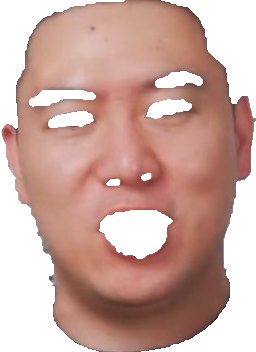
#> input picture cv_homework/4/xwg_skin.png, 256 x 352 px, found by its file name
$ python 4_1.py
#> lines starting #> are read from the running program, lines starting #| are printed output that depends on the picture; after the words box and inside, x2 and y2 are one past the last pixel; in counts of white or black regions, pixels touching at a corner belong together
### cv_homework/4/utils.py
import numpy as np
from PIL import Image
import matplotlib.pyplot as plt


def save_array_img(img: np.ndarray, filename: str) -> None:
    img = Image.fromarray(img)
    img.save(filename)


def log_img(image):
    return np.log(1 + np.abs(image))


# [4 lines left out: function normalization, not called in this run]


def draw_picture(row: int, col: int):
    r = row
    c = col
    plt.rcParams['font.sans-serif'] = ['Microsoft YaHei']
    plt.rcParams['axes.unicode_minus'] = False

    def inner(idx, pic, title, axis_on="off", cmap='gray'):
        ax = plt.subplot(r, c, idx)
        ax.set_title(title)
        ax.axis(axis_on)
        if cmap is None:
            plt.imshow(pic)
        else:
            plt.imshow(pic, cmap=cmap)
    return inner


# [58 lines left out: functions draw_scatter, draw_decision_border, not called in this run]

### cv_homework/4/4_1.py
import numpy as np
import matplotlib.pyplot as plt

from utils import draw_picture

"""
作业4：
    肤色检测
    基于色度或其它彩色属性设计一个简单的肤色检测器。
    用手机自拍一张人脸图像。
    剪切照片或另外用画笔工具拾取那些可能是肤色的像素（人脸部位）。
    对这些肤色像素计算彩色分布，如彩色直方图。
    对背景像素计算彩色分布。
    用手机再自拍一张人脸图像，试着用这两个分布函数，在新拍图像中寻找肤色区域。
https://www.icourse163.org/spoc/learn/FZU-1462424162?tid=1463209447#/learn/hw?id=1237614776
"""


class SkinDetector():
    """
    传入三通道rgb图像的肤色部分及背景部分图像，检测器学习后
    再传入完整图像进行检测
    """

    def __init__(self, hist_bins=64, threshhold_factor=0.3):
        self.h_bins = hist_bins
        # 计算直方图时将256分成几份
        self.bin_size = 256 // hist_bins
        self.skin_hist = None  # np.random.randint(0, hist_bins, size=(3, 256))
        self.bg_hist = None
        self.skin_th = None
        self.bg_th = None
        self.th_factor = threshhold_factor

    def _hist(self, img):
        # img = np.sort(img.ravel())
        # nan_idx = np.argmax(img)
        hist =  np.histogram(img.ravel(), bins=self.h_bins, range=[0, 256], density=True)
        # range: Values outside the range are ignored. 没必要特意去掉非法像素点
        return hist[0]
        # (64, )
        # 只要统计的区间概率，不需要区间
        # 用map调用该函数看不到输出

    @staticmethod
    def _preprocess(img):
        """
        rgba换成rgb(整型)，同时alpha不为1的丢弃
        """

        *rgb, a = np.dsplit(img, 4)
        rgb = np.asarray(rgb)
        rgb *= 256
        rgb = rgb.astype(np.uint8).squeeze()
        a = a.astype(np.uint8).squeeze()
        # 不进行squeeze会导致：operands could not be broadcast together with shapes (352,256,1) (3,352,256) ()
        rgb = np.where(a == 1, rgb, 666)
        # 666超出256，表示该像素丢弃，不参与计算直方图
        # 根据第三个参数的类型会影响返回值类型，若这里用NaN就会变成float64
        return rgb

    def train(self, skin_img, bg_img):
        """
        skin_img, bg_img皆为浮点rgba格式，alpha=1表示保留
        """

        rgb_chans = self._preprocess(skin_img)
        # self._hist(rgb_chans[0])
        self.skin_hist = np.asarray(list(map(self._hist, rgb_chans)))
        # self.skin_hist = np.asarray(map(self._hist, rgb_chans))
        # 这样会导致返回值shape=()，真的就是一对括号
        self.skin_th = np.max(self.skin_hist, axis=1) * self.th_factor
        # 设axis=i，则Numpy沿着第i个下标变化的方向进行操作
        rgb_chans = self._preprocess(bg_img)
        self.bg_hist = np.asarray(list(map(self._hist, rgb_chans)))
        self.bg_th = np.max(self.bg_hist, axis=1) * self.th_factor

    def run(self, img):
        img_h, img_w = img.shape[:2]
        img = img.astype(np.uint8)
        mask = np.zeros((img_h, img_w), dtype=np.uint8)
        for h in range(img_h):
            for w in range(img_w):
                f = True
                # 该像素是否属于皮肤部分
                p_bins = img[h, w, :] // self.bin_size
                # 该像素三通道分别所属的直方图区域
                skin_prop = self.skin_hist[np.arange(3), p_bins]
                bg_prop = self.bg_hist[np.arange(3), p_bins]
                f = f and np.alltrue(skin_prop > self.skin_th)
                # 该像素三通道分别对应各自直方图的比例
                f = f and np.alltrue(bg_prop < self.bg_th)
                f = f and np.alltrue(skin_prop > bg_prop)
                mask[h, w] = 255 if f else 0
        return mask, np.expand_dims(mask, axis=2)&img
        # (h, w) -> (h, w, 1) 才能合 (h, w, 3) 运算
        # np.bitwise_and(mask, img)


def main():
    detector = SkinDetector(32, 0.29)
    # 这图背景较易区分，故可设hist_bins更低有助于选择更多的人脸部分
    skin = plt.imread('./4/xwg_skin.png')
#> skin is the input picture: shape (352, 256, 4) float32; mean R, G, B, A 0.602, 0.446, 0.413, 0.687
    bg = plt.imread('./4/xwg_bg.png')
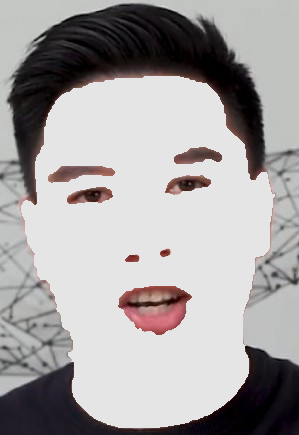
#> input picture cv_homework/4/xwg_bg.png, 299 x 435 px, found by its file name
#> bg is the input picture: shape (435, 299, 4) float32; mean R, G, B, A 0.651, 0.638, 0.638, 1
    detector.train(skin, bg)
#> in _preprocess, `*rgb, a = np.dsplit(img, 4)`:
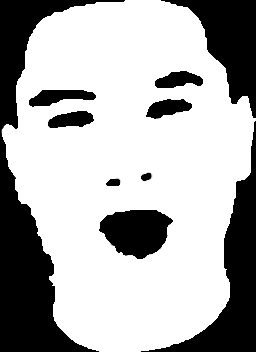
#> a: shape (352, 256, 1) float32; min 0, max 1, mean 0.687
#> in _preprocess, `*rgb, a = np.dsplit(img, 4)`: rgb = 3 items
#> in _preprocess, `a = a.astype(np.uint8).squeeze()`:
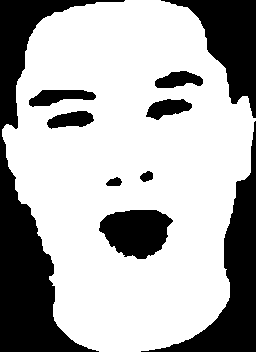
#> a: shape (352, 256); values 0 (black) and 1 (white), 68.5% white; 10 black regions, largest, box (x1, y1, x2, y2) and area: (0, 0, 125, 352) 12232, (141, 121, 256, 352) 6261, (161, 0, 256, 118) 4628
#> in train, `self.skin_th = np.max(self.skin_hist, axis=1) * self.th_factor`: self.skin_th = [0.00531, 0.00382, 0.00366]
#> in _preprocess (call 2), `*rgb, a = np.dsplit(img, 4)`: a: shape (435, 299, 1) float32; every value is 1
#> in _preprocess (call 2), `a = a.astype(np.uint8).squeeze()`: a: shape (435, 299); every value is 1
#> in train, `self.bg_th = np.max(self.bg_hist, axis=1) * self.th_factor`: self.bg_th = [0.0172, 0.0172, 0.0172]

    img = plt.imread('./4/xwg2.jpg')
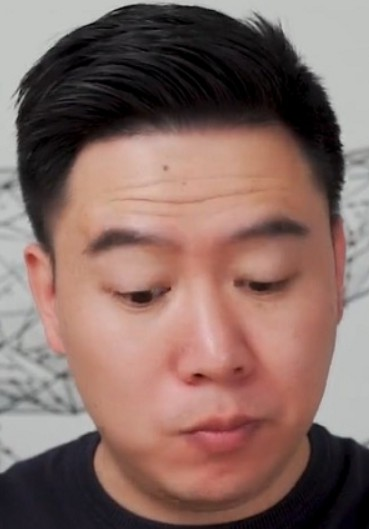
#> input picture cv_homework/4/xwg2.jpg, 369 x 529 px, found by its file name
#> img is the input picture: shape (529, 369, 3); mean R, G, B 134.1, 107, 100.5
    mask, skin_img = detector.run(img)
#> after the loop in run, `for h in range(img_h):`:
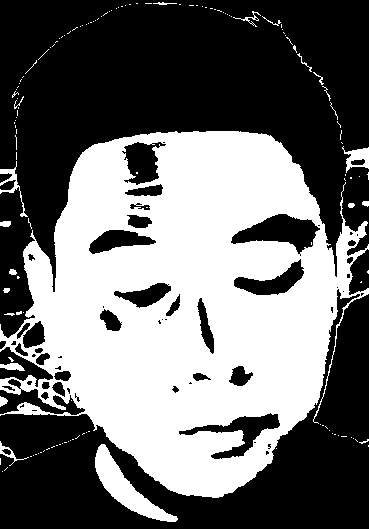
#> mask: shape (529, 369); 43.1% white; 140 white regions (120 under 20 px), largest, box (x1, y1, x2, y2) and area: (0, 131, 369, 498) 80294, (95, 444, 178, 522) 1908, (342, 146, 369, 173) 348
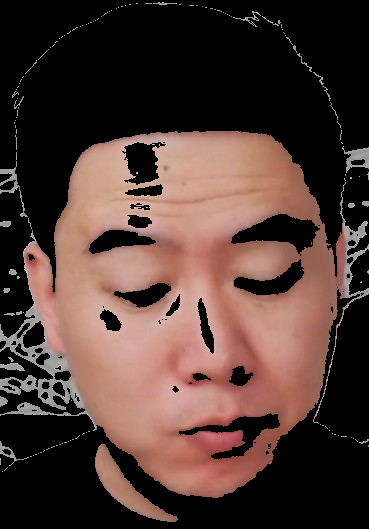
#> skin_img: shape (529, 369, 3); mean R, G, B 79.7, 57.7, 51.7

    draw = draw_picture(2, 3)
    plt.figure(figsize=(9, 6))
    draw(1, skin, 'train_skin')
    draw(3, bg, 'train_bg')
    draw(4, img, '原图')
    draw(5, mask, 'mask')
    draw(6, skin_img, '皮肤部分')
    plt.savefig('./4xwg_detected.jpg')
    plt.show()


if __name__ == "__main__":
    main()
